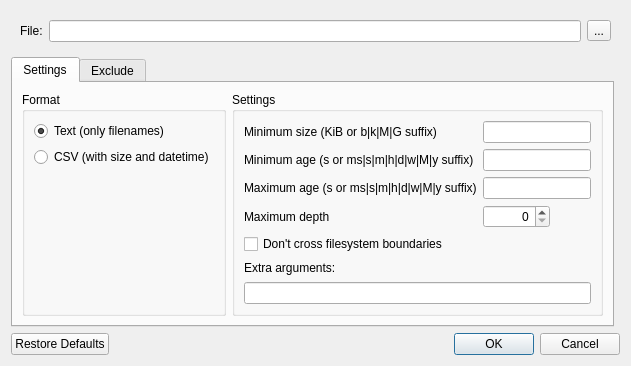
<?xml version="1.0" encoding="UTF-8"?>
<ui version="4.0">
    <class>ExportDialog</class>
    <widget class="QDialog" name="ExportDialog">
        <property name="geometry">
            <rect>
                <x>0</x>
                <y>0</y>
                <width>614</width>
                <height>358</height>
            </rect>
        </property>
        <property name="sizePolicy">
            <sizepolicy hsizetype="Fixed" vsizetype="Fixed">
                <horstretch>0</horstretch>
                <verstretch>0</verstretch>
            </sizepolicy>
        </property>
        <layout class="QGridLayout" name="gridLayout">
            <property name="sizeConstraint">
                <enum>QLayout::SetFixedSize</enum>
            </property>
            <item row="9" column="0" colspan="2">
                <widget class="QDialogButtonBox" name="buttonBox">
                    <property name="standardButtons">
                        <set>QDialogButtonBox::Cancel|QDialogButtonBox::Ok|QDialogButtonBox::RestoreDefaults</set>
                    </property>
                </widget>
            </item>
            <item row="1" column="0" colspan="2">
                <widget class="QWidget" name="pathGroup" native="true">
                    <layout class="QHBoxLayout" name="horizontalLayout">
                        <item>
                            <widget class="QLabel" name="label_13">
                                <property name="sizePolicy">
                                    <sizepolicy hsizetype="Fixed" vsizetype="Preferred">
                                        <horstretch>0</horstretch>
                                        <verstretch>0</verstretch>
                                    </sizepolicy>
                                </property>
                                <property name="text">
                                    <string>File:</string>
                                </property>
                                <property name="buddy">
                                    <cstring>textFile</cstring>
                                </property>
                            </widget>
                        </item>
                        <item>
                            <widget class="QLineEdit" name="textFile"/>
                        </item>
                        <item>
                            <widget class="QToolButton" name="fileBrowse">
                                <property name="text">
                                    <string>...</string>
                                </property>
                            </widget>
                        </item>
                    </layout>
                </widget>
            </item>
            <item row="3" column="0">
                <widget class="QTabWidget" name="tabWidget">
                    <property name="currentIndex">
                        <number>0</number>
                    </property>
                    <widget class="QWidget" name="tab1">
                        <attribute name="title">
                            <string>Settings</string>
                        </attribute>
                        <layout class="QGridLayout" name="gridLayout_2">
                            <item row="0" column="0">
                                <widget class="QGroupBox" name="modeFormat">
                                    <property name="title">
                                        <string>Format</string>
                                    </property>
                                    <layout class="QFormLayout" name="formLayout_2">
                                        <property name="bottomMargin">
                                            <number>0</number>
                                        </property>
                                        <item row="0" column="0">
                                            <widget class="QRadioButton" name="rbText">
                                                <property name="sizePolicy">
                                                    <sizepolicy hsizetype="Fixed" vsizetype="Fixed">
                                                        <horstretch>0</horstretch>
                                                        <verstretch>0</verstretch>
                                                    </sizepolicy>
                                                </property>
                                                <property name="text">
                                                    <string>Text (only filenames)</string>
                                                </property>
                                                <property name="checked">
                                                    <bool>true</bool>
                                                </property>
                                            </widget>
                                        </item>
                                        <item row="1" column="0">
                                            <widget class="QRadioButton" name="rbCSV">
                                                <property name="sizePolicy">
                                                    <sizepolicy hsizetype="Fixed" vsizetype="Fixed">
                                                        <horstretch>0</horstretch>
                                                        <verstretch>0</verstretch>
                                                    </sizepolicy>
                                                </property>
                                                <property name="text">
                                                    <string>CSV (with size and datetime)</string>
                                                </property>
                                            </widget>
                                        </item>
                                    </layout>
                                </widget>
                            </item>
                            <item row="0" column="1">
                                <widget class="QGroupBox" name="groupBox_2">
                                    <property name="title">
                                        <string>Settings</string>
                                    </property>
                                    <layout class="QGridLayout" name="gridLayout_4">
                                        <item row="6" column="0">
                                            <widget class="QLabel" name="label_12">
                                                <property name="text">
                                                    <string>Extra arguments:</string>
                                                </property>
                                            </widget>
                                        </item>
                                        <item row="2" column="0">
                                            <widget class="QLabel" name="label_18">
                                                <property name="text">
                                                    <string>Maximum age (s or ms|s|m|h|d|w|M|y suffix)</string>
                                                </property>
                                                <property name="buddy">
                                                    <cstring>textMaxAge</cstring>
                                                </property>
                                            </widget>
                                        </item>
                                        <item row="3" column="1">
                                            <widget class="QSpinBox" name="spinMaxDepth">
                                                <property name="sizePolicy">
                                                    <sizepolicy hsizetype="Fixed" vsizetype="Fixed">
                                                        <horstretch>0</horstretch>
                                                        <verstretch>0</verstretch>
                                                    </sizepolicy>
                                                </property>
                                                <property name="alignment">
                                                    <set>Qt::AlignRight|Qt::AlignTrailing|Qt::AlignVCenter</set>
                                                </property>
                                                <property name="maximum">
                                                    <number>999999</number>
                                                </property>
                                            </widget>
                                        </item>
                                        <item row="1" column="0">
                                            <widget class="QLabel" name="label_16">
                                                <property name="text">
                                                    <string>Minimum age (s or ms|s|m|h|d|w|M|y suffix)</string>
                                                </property>
                                                <property name="buddy">
                                                    <cstring>textMinAge</cstring>
                                                </property>
                                            </widget>
                                        </item>
                                        <item row="0" column="1">
                                            <widget class="QLineEdit" name="textMinSize">
                                                <property name="sizePolicy">
                                                    <sizepolicy hsizetype="Fixed" vsizetype="Fixed">
                                                        <horstretch>0</horstretch>
                                                        <verstretch>0</verstretch>
                                                    </sizepolicy>
                                                </property>
                                            </widget>
                                        </item>
                                        <item row="1" column="1">
                                            <widget class="QLineEdit" name="textMinAge">
                                                <property name="sizePolicy">
                                                    <sizepolicy hsizetype="Fixed" vsizetype="Fixed">
                                                        <horstretch>0</horstretch>
                                                        <verstretch>0</verstretch>
                                                    </sizepolicy>
                                                </property>
                                            </widget>
                                        </item>
                                        <item row="0" column="0">
                                            <widget class="QLabel" name="label_15">
                                                <property name="text">
                                                    <string>Minimum size (KiB or b|k|M|G suffix)</string>
                                                </property>
                                                <property name="buddy">
                                                    <cstring>textMinSize</cstring>
                                                </property>
                                            </widget>
                                        </item>
                                        <item row="2" column="1">
                                            <widget class="QLineEdit" name="textMaxAge">
                                                <property name="sizePolicy">
                                                    <sizepolicy hsizetype="Fixed" vsizetype="Fixed">
                                                        <horstretch>0</horstretch>
                                                        <verstretch>0</verstretch>
                                                    </sizepolicy>
                                                </property>
                                            </widget>
                                        </item>
                                        <item row="3" column="0">
                                            <widget class="QLabel" name="label_17">
                                                <property name="text">
                                                    <string>Maximum depth</string>
                                                </property>
                                                <property name="buddy">
                                                    <cstring>spinMaxDepth</cstring>
                                                </property>
                                            </widget>
                                        </item>
                                        <item row="7" column="0" colspan="2">
                                            <widget class="QLineEdit" name="textExtra"/>
                                        </item>
                                        <item row="5" column="0" colspan="2">
                                            <widget class="QCheckBox" name="checkSameFilesystem">
                                                <property name="text">
                                                    <string>Don't cross filesystem boundaries</string>
                                                </property>
                                            </widget>
                                        </item>
                                    </layout>
                                </widget>
                            </item>
                        </layout>
                    </widget>
                    <widget class="QWidget" name="tab4">
                        <attribute name="title">
                            <string>Exclude</string>
                        </attribute>
                        <layout class="QVBoxLayout" name="verticalLayout_3">
                            <item>
                                <widget class="QPlainTextEdit" name="textExclude">
                                    <property name="lineWrapMode">
                                        <enum>QPlainTextEdit::NoWrap</enum>
                                    </property>
                                </widget>
                            </item>
                        </layout>
                    </widget>
                </widget>
            </item>
        </layout>
    </widget>
    <tabstops>
        <tabstop>textFile</tabstop>
        <tabstop>fileBrowse</tabstop>
        <tabstop>tabWidget</tabstop>
        <tabstop>rbText</tabstop>
        <tabstop>rbCSV</tabstop>
        <tabstop>textMinSize</tabstop>
        <tabstop>textMinAge</tabstop>
        <tabstop>textMaxAge</tabstop>
        <tabstop>spinMaxDepth</tabstop>
        <tabstop>checkSameFilesystem</tabstop>
        <tabstop>textExtra</tabstop>
        <tabstop>textExclude</tabstop>
    </tabstops>
    <resources/>
    <connections/>
</ui>
